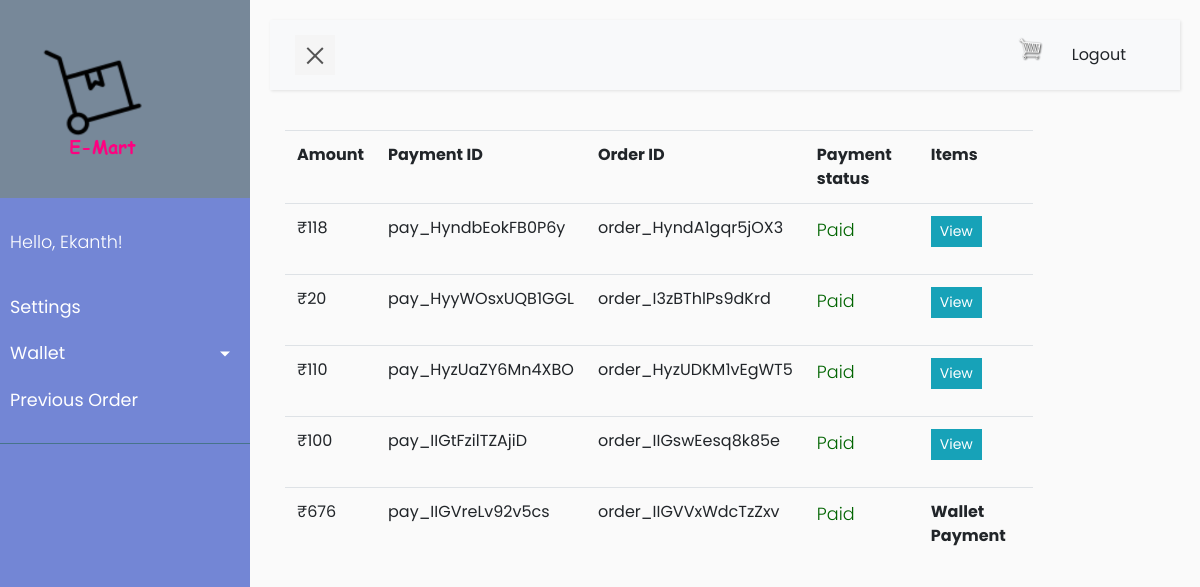
The page /previous/order (signed in) on the database as committed earlier.
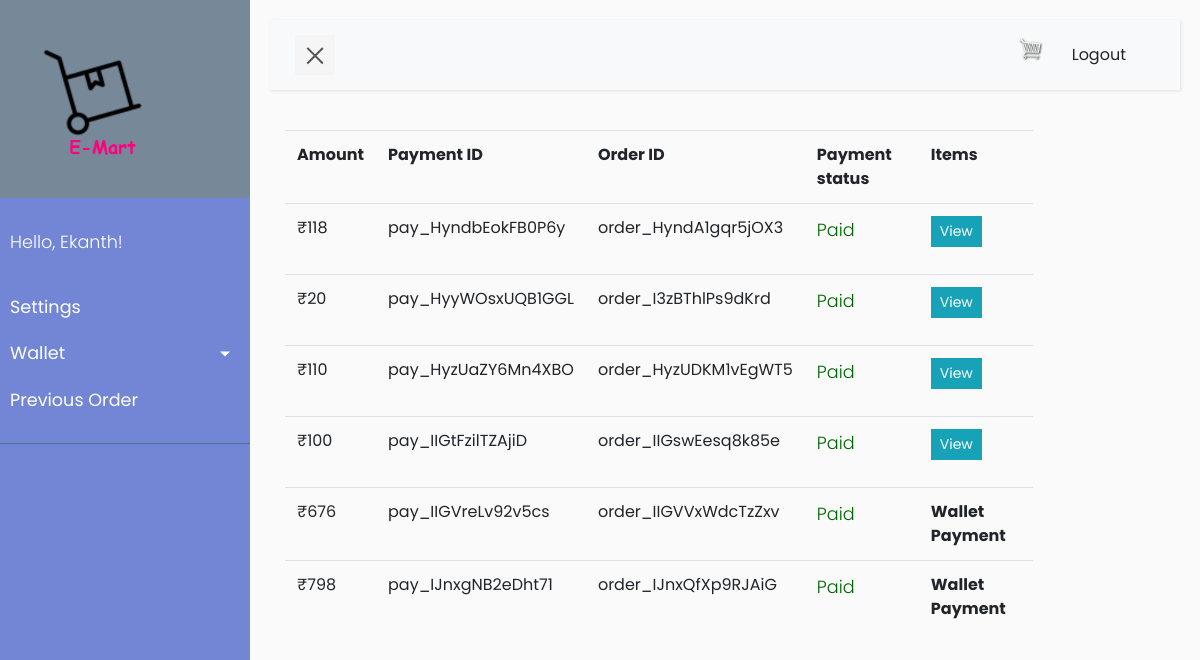
The same page on the database as committed later.
### accounts/models.py (models this page shows)
class CustomUser(AbstractUser):
    name = models.CharField(max_length=50, null=True, blank=True)
    email = models.EmailField(unique=True)
    Gender = models.CharField(max_length=6, choices=GENDER_CHOICES,default='Male')
    Birthday = models.DateField(null=True,blank=True,auto_created=True)
    phone_regex = RegexValidator(regex=r'^\+?1?\d{9,15}$',
                                 message="Phone number must be entered in the format: '+999999999'. Up to 15 digits "
                                         "allowed.")
    phone_number = models.CharField(validators=[phone_regex], max_length=17, blank=True)  # validators should be a list
    profile_pic = models.ImageField(default="default.png", null=True, blank=True)
    proof = models.ImageField(default="default_proof.JPG", blank=True, null=True)
    address1 = models.CharField(max_length=100, blank=True, null=True)
    address2 = models.CharField(max_length=100, blank=True, null=True)
    pin_code = models.CharField(max_length=12, blank=True, null=True)
    city = models.CharField(max_length=20, blank=True, null=True)
    country = models.CharField(max_length=12, blank=True, null=True)

### store/models.py (models this page shows, shortened)
class Order(models.Model):
    customer = models.ForeignKey(Customer, on_delete=models.SET_NULL, blank=True, null=True)
    complete = models.BooleanField(default=False)
    amount = models.IntegerField(default=0)
    payment_id = models.CharField(max_length=100, blank=False, default="due payment")
    order_id = models.CharField(max_length=100, blank=False)
    paidto_wallet = models.BooleanField(default=False)
    paid = models.BooleanField(default=False)

### store/views.py (the view)
# urls.py: path('previous/order', views.prev_orders, name="prev_orders"),
def prev_orders(request):
    prev_ord = Order.objects.filter(customer=request.user)
    context = {'prev_ord': prev_ord}
    return render(request, 'store/prev_orders.html', context)

### store/templates/store/prev_orders.html (shortened to what this page needs)
{% extends 'store/main.html' %}
{% load static %}
{% block content %}
    <div class="row">
        <div class="col-md">
            <table class="table table-hover" style="width:85%">
                <tr>
                    <th>Amount</th>
                    <th>Payment ID</th>
                    <th>Order ID</th>
                    <th>Payment status</th>
                    <th>Items</th>
                </tr>
                {% for i in prev_ord %}
                    {% if i.amount %}
                        <tr>
                            <td>₹{{ i.amount }}</td>
                            {% if i.payment_id == 'due payment' %}
                                <td><p>Payment incomplete</p></td>
                            {% else %}
                                <td>{{ i.payment_id }}</td>
                            {% endif %}
                            <td>{{ i.order_id }}</td>
                            {% if i.paid %}
                                <td><p style="color :darkgreen; ">Paid</p></td>
                            {% else %}
                                <td><p style="color :red; ">Not Paid</p></td>
                            {% endif %}
                            {% if i.paidto_wallet %}
                                <td><b style="text-align: center">Wallet Payment</b></td>
                            {% else %}
                                <td><a class="btn btn-sm btn-info" href="{% url 'prev_items' i.id %}">View</a></td>
                            {% endif %}
                        </tr>
                    {% endif %}
                {% endfor %}
            </table>
        </div>
    </div>
{% endblock %}

### store/templates/store/main.html (shortened to what this page needs)
<!DOCTYPE html>
{% load static %}
<html>
<head>
    <link rel="stylesheet" href="https://stackpath.bootstrapcdn.com/bootstrap/4.4.1/css/bootstrap.min.css"
>
    <link rel="stylesheet" type="text/css" href="{% static 'css/main.css' %}">
    <link rel="stylesheet" type="text/css" href="{% static 'css/style5.css' %}">
</head>
<div class="wrapper">
    <nav id="sidebar">
        <div class="sidebar-header" style="background-color: lightslategray">
            <h3><a href="{% url 'ordered_item' %}"> <img class="logo"
                                                         src="{% static '/images/E-mart.drawio.png' %}"> </a></h3>
        </div>
        <ul class="list-unstyled components">
            <p>Hello, {{ request.user | title }}!</p>
            <li class="active">
                <span><a class="hello-msg" href="{% url 'settings' %}">Settings</a></span>
            </li>
            <li>
                <a href="#pageSubmenu" data-toggle="collapse" aria-expanded="false" class="dropdown-toggle">Wallet</a>
            </li>
            <li>
                <a href="{% url 'prev_orders' %}">Previous Order <span class="sr-only">(current)</span></a>
            </li>
        </ul>
    </nav>
    <div id="content">
        <nav class="navbar navbar-expand-lg navbar-light bg-light">
            <div class="container-fluid">
                <button type="button" id="sidebarCollapse" class="navbar-btn">
                    <span></span>
                </button>
                <div class="collapse navbar-collapse" id="navbarSupportedContent">
                    <ul class="nav navbar-nav ml-auto">
                        <li class="nav-item">
                            <a href="{% url 'cart' %}">
                                <img id="cart-icon" src="{% static 'images/cart.png' %}">
                            </a>
                        </li>
                        <li class="nav-item px-3">
                            {% if request.user.is_anonymous %}
                                <span><a class="btn" href="{% url 'login_page' %}"> login</a></span>
                            {% else %}
                                <span><a class="btn" href="{% url 'logout_page' %}"> Logout</a></span>
                            {% endif %}
                        </li>
                    </ul>
                </div>
            </div>
        </nav>
        <div class="container">
            {% block content %}
            {% endblock content %}
        </div>
    </div>
</div>
</html>

### static/css/main.css (style rules this page uses)
h1, h2, h3, h4, h5, h6 { color: hsl(0, 0%, 30%); }
#cart-icon { width: 25px; display: inline-block; margin-left: 15px; }
.btn { border-radius: 0; }

### static/css/style5.css (style rules this page uses)
p { font-family: 'Poppins', sans-serif; font-size: 1.1em; font-weight: 300; line-height: 1.7em; color: #999; }
a, a:hover, a:focus { color: inherit; text-decoration: none; transition: all 0.3s; }
.navbar { padding: 15px 10px; background: #fff; border: none; border-radius: 0; margin-bottom: 40px; box-shadow: 1px 1px 3px rgba(0, 0, 0, 0.1); }
.navbar-btn { box-shadow: none; outline: none !important; border: none; }
.wrapper { display: flex; width: 100%; align-items: stretch; perspective: 1500px; }
#sidebar { min-width: 250px; max-width: 250px; background: #7386D5; color: #fff; transition: all 0.6s cubic-bezier(0.945, 0.020, 0.270, 0.665); transform-origin: bottom left; }
#sidebar .sidebar-header { padding: 20px; background: #6d7fcc; }
#sidebar ul.components { padding: 20px 0; border-bottom: 1px solid #47748b; }
#sidebar ul p { color: #fff; padding: 10px; }
#sidebar ul li a { padding: 10px; font-size: 1.1em; display: block; }
a[data-toggle="collapse"] { position: relative; }
.dropdown-toggle::after { display: block; position: absolute; top: 50%; right: 20px; transform: translateY(-50%); }
#content { width: 100%; padding: 20px; min-height: 100vh; transition: all 0.3s; }
#sidebarCollapse { width: 40px; height: 40px; background: #f5f5f5; cursor: pointer; }
#sidebarCollapse span { width: 80%; height: 2px; margin: 0 auto; display: block; background: #555; transition: all 0.8s cubic-bezier(0.810, -0.330, 0.345, 1.375); transition-delay: 0.2s; }
#sidebarCollapse span:last-of-type { transform: rotate(-45deg) translate(1px, -1px); }

### store/templates/store/main.html (style rules this page uses)
.hello-msg { font-size: 18px; color: #fff; margin-right: 20px; }
.logo { max-width: 150px; max-height: 150px; margin: 0 auto; border-radius: 10%; }

Rows that differ between the two databases and show on the page:
added Order: amount "798", payment_id "pay_IJnxgNB2eDht71", order_id "order_IJnxQfXp9RJAiG", paid "Paid", paidto_wallet "Wallet Payment"
